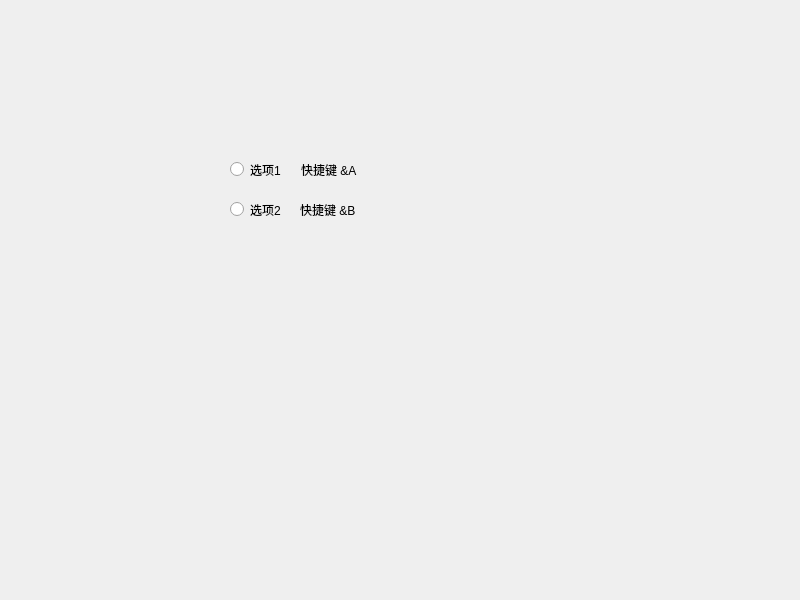
<?xml version="1.0" encoding="UTF-8"?>
<ui version="4.0">
 <class>Widget</class>
 <widget class="QWidget" name="Widget">
  <property name="geometry">
   <rect>
    <x>0</x>
    <y>0</y>
    <width>800</width>
    <height>600</height>
   </rect>
  </property>
  <property name="windowTitle">
   <string>Widget</string>
  </property>
  <widget class="QRadioButton" name="radioButton">
   <property name="geometry">
    <rect>
     <x>230</x>
     <y>160</y>
     <width>71</width>
     <height>19</height>
    </rect>
   </property>
   <property name="text">
    <string>选项1</string>
   </property>
  </widget>
  <widget class="QRadioButton" name="radioButton_2">
   <property name="geometry">
    <rect>
     <x>230</x>
     <y>200</y>
     <width>115</width>
     <height>19</height>
    </rect>
   </property>
   <property name="text">
    <string>选项2</string>
   </property>
  </widget>
  <widget class="QLabel" name="label">
   <property name="geometry">
    <rect>
     <x>301</x>
     <y>160</y>
     <width>81</width>
     <height>20</height>
    </rect>
   </property>
   <property name="text">
    <string>快捷键 &amp;A</string>
   </property>
  </widget>
  <widget class="QLabel" name="label_2">
   <property name="geometry">
    <rect>
     <x>300</x>
     <y>200</y>
     <width>81</width>
     <height>20</height>
    </rect>
   </property>
   <property name="text">
    <string>快捷键 &amp;B</string>
   </property>
  </widget>
 </widget>
 <resources/>
 <connections/>
</ui>
